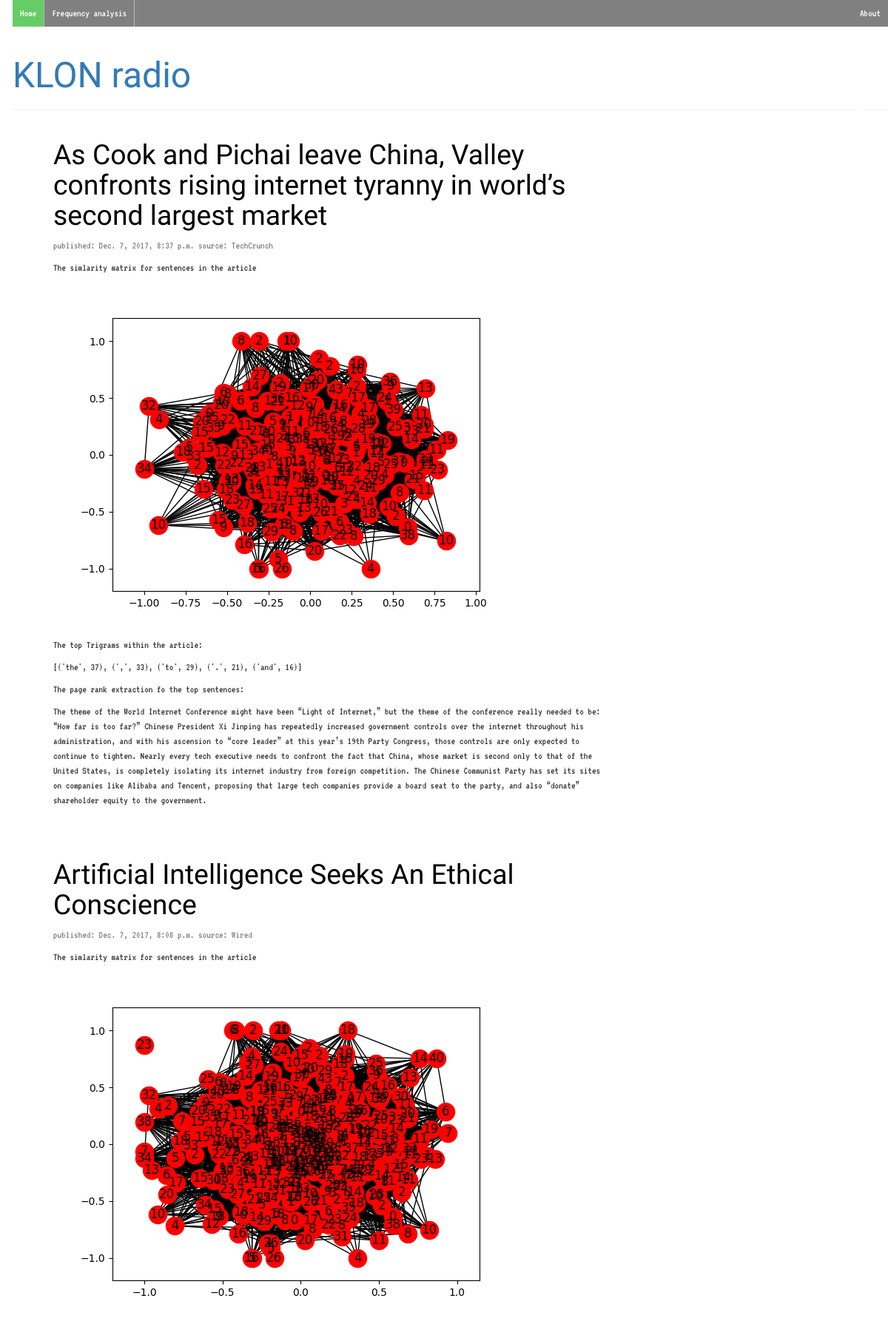
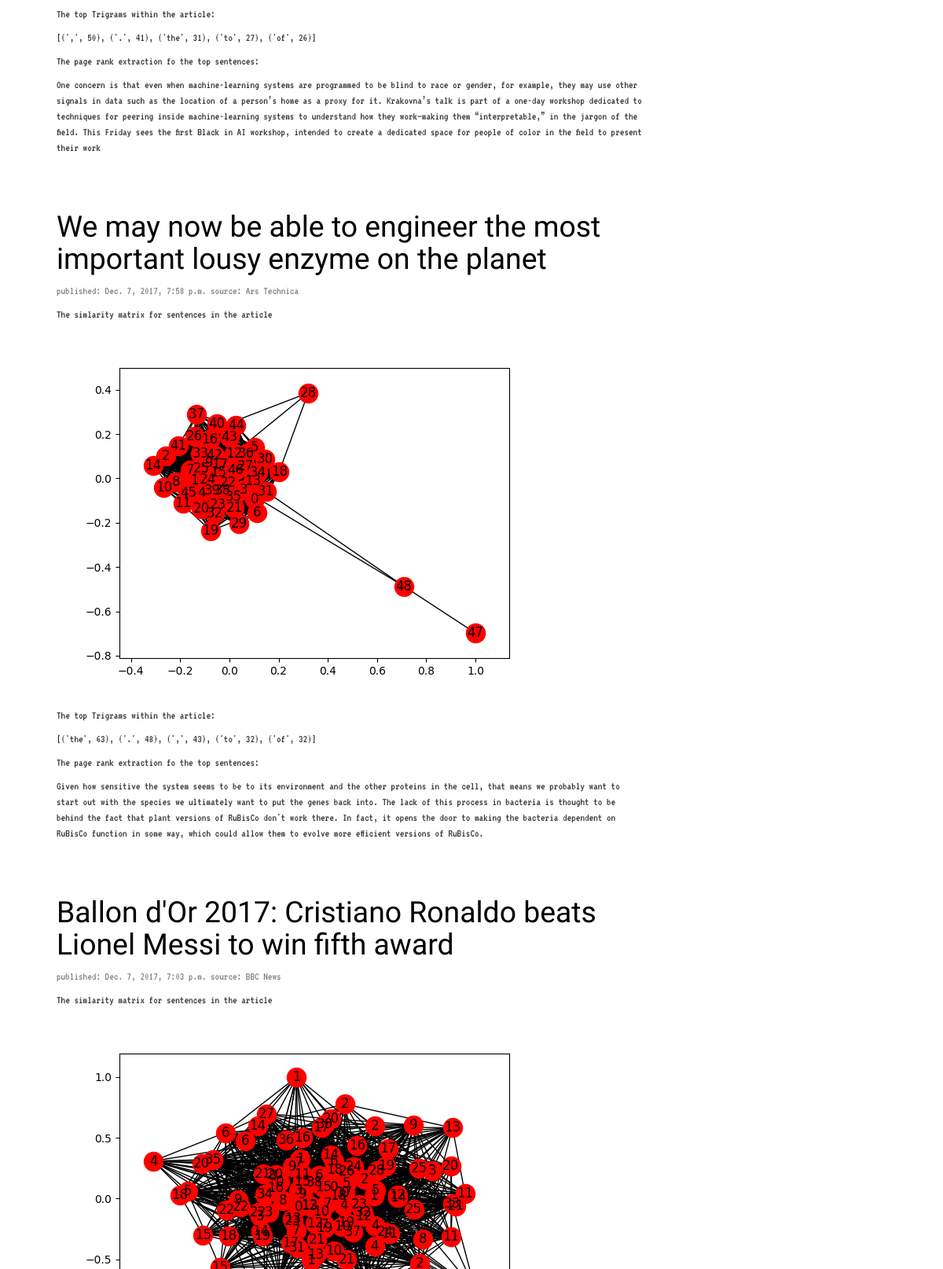
/frequency-analysis/ (upper part), run on the app's committed database (2 pictures, top to bottom).
### blog/models.py (models this page shows, shortened)
class Post(models.Model):
    author = models.ForeignKey('auth.User')  # link to another module
    title = models.CharField(max_length=200)
    text = models.TextField()
    url = models.URLField(blank=True, null=True)
    source = models.CharField(max_length=100, null=True)
    image = models.ImageField(upload_to="matrices", blank= True,null =True)
    top_sent = models.TextField(blank=True, null=True)
    trogram = models.CharField(max_length=100, null =True, blank=True)
    published_date = models.DateTimeField(
        blank=True, null=True
    )
    def image_tag(self):
        return u'<img src="%s" />'
    image_tag.short_description ='Image'
    image_tag.allow_tags = True

### blog/views.py (the view)
# urls.py: url(r'^frequency-analysis/$', views.freq_analysis, name='freq_analysis'),
def freq_analysis(request):
    posts = Post.objects.filter(published_date__lte=timezone.now()).order_by('-published_date')
    return render(request, 'blog/freq_analysis.html', {'posts': posts})

### blog/templates/blog/freq_analysis.html (shortened to what this page needs)
{% extends 'blog/base.html' %}
{% load staticfiles %}
        {% block content %}
        {% for post in posts%}
             <div class ="post">
                <h1><a href={{post.url}} >{{post.title}}</a></h1>
                <div class="date">
                    <p>published: {{post.published_date}}           source: {{post.source}}</p>
                </div>
                <p>The simlarity matrix for sentences in the article<img src="{{post.image}}"></p>
                <p> The top Trigrams within the article: </p>
                <p>{{post.trogram}}</p>
                <p> The page rank extraction fo the top sentences:</p>
                <p>{{post.top_sent}}</p>
             </div>
            {% endfor %}
            {% endblock %}

### blog/static/css/blog.css (style rules this page uses)
h1, h2, h3, h4 a { color: #00FF00; font-size: 28pt; font-family:'Pathway Gothic one', sans-serif; }
body { padding-left:17px; font-family:'VT323',monospace; }
.date { color: #828282; }
.post { margin-bottom: 70px; }
.post h1 a, .post h1 a:visited { color: #000000; }

### data on the page
Post: title "As Cook and Pichai leave China, Valley confronts rising internet tyranny in world’s second largest market", published_date "Dec. 7, 2017, 8:37 p.m.", source "TechCrunch", image (picture), trogram "[('the', 37), (',', 33), ('to', 29), ('.', 21), ('and', 16)]", top_sent "The theme of the World Internet Conference might have been “Light of Internet,” but the theme of the conference really needed to be: “How far is too far?” Chinese President Xi Jinping has repeatedly increased government controls over the internet throughout his administration, and with his ascension to “core leader” at this year’s 19th Party Congress, those controls are only expected to continue to tighten. Nearly every tech executive needs to confront the fact that China, whose market is second only to that of the United States, is completely isolating its internet industry from foreign competition. The Chinese Communist Party has set its sites on companies like Alibaba and Tencent,…"
Post: title "Artificial Intelligence Seeks An Ethical Conscience", published_date "Dec. 7, 2017, 8:08 p.m.", source "Wired", image (picture), trogram "[(',', 50), ('.', 41), ('the', 31), ('to', 27), ('of', 26)]", top_sent "One concern is that even when machine-learning systems are programmed to be blind to race or gender, for example, they may use other signals in data such as the location of a person’s home as a proxy for it. Krakovna’s talk is part of a one-day workshop dedicated to techniques for peering inside machine-learning systems to understand how they work—making them “interpretable,” in the jargon of the field. This Friday sees the first Black in AI workshop, intended to create a dedicated space for people of color in the field to present their work"
Post: title "We may now be able to engineer the most important lousy enzyme on the planet", published_date "Dec. 7, 2017, 7:58 p.m.", source "Ars Technica", image (picture), trogram "[('the', 63), ('.', 48), (',', 43), ('to', 32), ('of', 32)]", top_sent "Given how sensitive the system seems to be to its environment and the other proteins in the cell, that means we probably want to start out with the species we ultimately want to put the genes back into. The lack of this process in bacteria is thought to be behind the fact that plant versions of RuBisCo don't work there. In fact, it opens the door to making the bacteria dependent on RuBisCo function in some way, which could allow them to evolve more efficient versions of RuBisCo."
Post: title "Ballon d'Or 2017: Cristiano Ronaldo beats Lionel Messi to win fifth award", published_date "Dec. 7, 2017, 7:03 p.m.", source "BBC News", image (picture)
